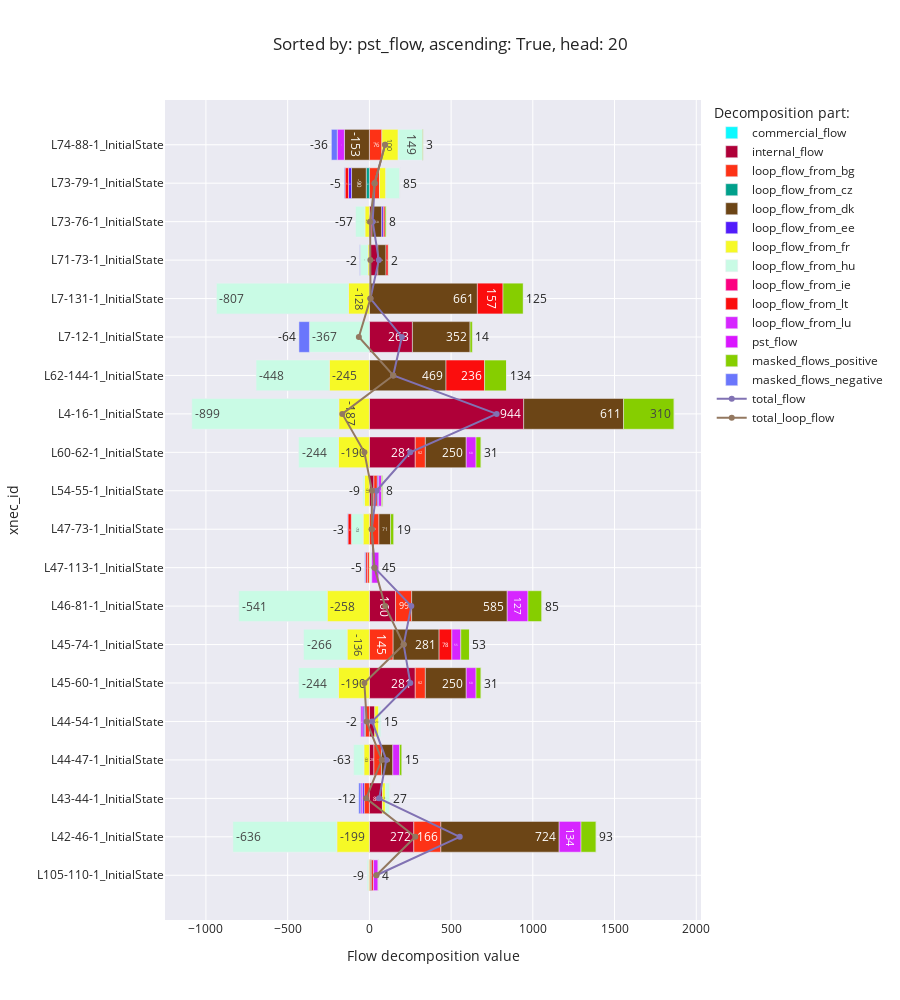

Source (notebook cell):
### Code cell
flow_decomposition_bar_chart('pst_flow', ascending=True)

### Figure 1 — Plotly figure (JSON) as saved in the notebook; plotly's stock layout.template omitted (floating-point values rounded to 4 significant figures)
{"data": [{"alignmentgroup": "True", "hovertemplate": "Decomposition part:=commercial_flow<br>Flow decomposition value=%{x}<br>xnec_id=%{y}<extra></extra>", "legendgroup": "commercial_flow", "marker": {"color": "#0DF9FF", "pattern": {"shape": ""}}, "name": "commercial_flow", "offsetgroup": "commercial_flow", "orientation": "h", "showlegend": true, "textposition": "auto", "texttemplate": "%{x:.0f}", "type": "bar", "x": [null, null, null, null, null, null, null, null, null, null, null, null, null, null, null, null, null, null, null, null], "xaxis": "x", "y": ["L105-110-1_InitialState", "L42-46-1_InitialState", "L43-44-1_InitialState", "L44-47-1_InitialState", "L44-54-1_InitialState", "L45-60-1_InitialState", "L45-74-1_InitialState", "L46-81-1_InitialState", "L47-113-1_InitialState", "L47-73-1_InitialState", "L54-55-1_InitialState", "L60-62-1_InitialState", "L4-16-1_InitialState", "L62-144-1_InitialState", "L7-12-1_InitialState", "L7-131-1_InitialState", "L71-73-1_InitialState", "L73-76-1_InitialState", "L73-79-1_InitialState", "L74-88-1_InitialState"], "yaxis": "y"}, {"alignmentgroup": "True", "hovertemplate": "Decomposition part:=internal_flow<br>Flow decomposition value=%{x}<br>xnec_id=%{y}<extra></extra>", "legendgroup": "internal_flow", "marker": {"color": "#AF0038", "pattern": {"shape": ""}}, "name": "internal_flow", "offsetgroup": "internal_flow", "orientation": "h", "showlegend": true, "textposition": "auto", "texttemplate": "%{x:.0f}", "type": "bar", "x": [null, 271.9, 79.73, 27.65, 32.95, 280.8, null, 160.0, null, null, 27.62, 280.8, 944.0, null, 263.4, null, 51.73, 15.93, null, null], "xaxis": "x", "y": ["L105-110-1_InitialState", "L42-46-1_InitialState", "L43-44-1_InitialState", "L44-47-1_InitialState", "L44-54-1_InitialState", "L45-60-1_InitialState", "L45-74-1_InitialState", "L46-81-1_InitialState", "L47-113-1_InitialState", "L47-73-1_InitialState", "L54-55-1_InitialState", "L60-62-1_InitialState", "L4-16-1_InitialState", "L62-144-1_InitialState", "L7-12-1_InitialState", "L7-131-1_InitialState", "L71-73-1_InitialState", "L73-76-1_InitialState", "L73-79-1_InitialState", "L74-88-1_InitialState"], "yaxis": "y"}, {"alignmentgroup": "True", "hovertemplate": "Decomposition part:=loop_flow_from_bg<br>Flow decomposition value=%{x}<br>xnec_id=%{y}<extra></extra>", "legendgroup": "loop_flow_from_bg", "marker": {"color": "#FD3216", "pattern": {"shape": ""}}, "name": "loop_flow_from_bg", "offsetgroup": "loop_flow_from_bg", "orientation": "h", "showlegend": true, "textposition": "auto", "texttemplate": "%{x:.0f}", "type": "bar", "x": [7.248, 165.6, -31.99, 46.27, -23.8, 61.75, 145.3, 98.72, -12.16, 58.43, 21.09, 61.75, null, null, null, null, null, null, 62.07, 76.35], "xaxis": "x", "y": ["L105-110-1_InitialState", "L42-46-1_InitialState", "L43-44-1_InitialState", "L44-47-1_InitialState", "L44-54-1_InitialState", "L45-60-1_InitialState", "L45-74-1_InitialState", "L46-81-1_InitialState", "L47-113-1_InitialState", "L47-73-1_InitialState", "L54-55-1_InitialState", "L60-62-1_InitialState", "L4-16-1_InitialState", "L62-144-1_InitialState", "L7-12-1_InitialState", "L7-131-1_InitialState", "L71-73-1_InitialState", "L73-76-1_InitialState", "L73-79-1_InitialState", "L74-88-1_InitialState"], "yaxis": "y"}, {"alignmentgroup": "True", "hovertemplate": "Decomposition part:=loop_flow_from_cz<br>Flow decomposition value=%{x}<br>xnec_id=%{y}<extra></extra>", "legendgroup": "loop_flow_from_cz", "marker": {"color": "#00A08B", "pattern": {"shape": ""}}, "name": "loop_flow_from_cz", "offsetgroup": "loop_flow_from_cz", "orientation": "h", "showlegend": true, "textposition": "auto", "texttemplate": "%{x:.0f}", "type": "bar", "x": [null, null, null, null, null, null, null, null, null, null, null, null, null, null, null, null, null, null, -19.18, null], "xaxis": "x", "y": ["L105-110-1_InitialState", "L42-46-1_InitialState", "L43-44-1_InitialState", "L44-47-1_InitialState", "L44-54-1_InitialState", "L45-60-1_InitialState", "L45-74-1_InitialState", "L46-81-1_InitialState", "L47-113-1_InitialState", "L47-73-1_InitialState", "L54-55-1_InitialState", "L60-62-1_InitialState", "L4-16-1_InitialState", "L62-144-1_InitialState", "L7-12-1_InitialState", "L7-131-1_InitialState", "L71-73-1_InitialState", "L73-76-1_InitialState", "L73-79-1_InitialState", "L74-88-1_InitialState"], "yaxis": "y"}, {"alignmentgroup": "True", "hovertemplate": "Decomposition part:=loop_flow_from_dk<br>Flow decomposition value=%{x}<br>xnec_id=%{y}<extra></extra>", "legendgroup": "loop_flow_from_dk", "marker": {"color": "#6C4516", "pattern": {"shape": ""}}, "name": "loop_flow_from_dk", "offsetgroup": "loop_flow_from_dk", "orientation": "h", "showlegend": true, "textposition": "auto", "texttemplate": "%{x:.0f}", "type": "bar", "x": [7.49, 723.7, null, 69.51, -6.764, 250.1, 281.3, 584.7, null, 71.13, null, 250.1, 611.1, 468.8, 352.5, 660.8, 49.94, 59.7, -90.04, -152.7], "xaxis": "x", "y": ["L105-110-1_InitialState", "L42-46-1_InitialState", "L43-44-1_InitialState", "L44-47-1_InitialState", "L44-54-1_InitialState", "L45-60-1_InitialState", "L45-74-1_InitialState", "L46-81-1_InitialState", "L47-113-1_InitialState", "L47-73-1_InitialState", "L54-55-1_InitialState", "L60-62-1_InitialState", "L4-16-1_InitialState", "L62-144-1_InitialState", "L7-12-1_InitialState", "L7-131-1_InitialState", "L71-73-1_InitialState", "L73-76-1_InitialState", "L73-79-1_InitialState", "L74-88-1_InitialState"], "yaxis": "y"}, {"alignmentgroup": "True", "hovertemplate": "Decomposition part:=loop_flow_from_ee<br>Flow decomposition value=%{x}<br>xnec_id=%{y}<extra></extra>", "legendgroup": "loop_flow_from_ee", "marker": {"color": "#511CFB", "pattern": {"shape": ""}}, "name": "loop_flow_from_ee", "offsetgroup": "loop_flow_from_ee", "orientation": "h", "showlegend": true, "textposition": "auto", "texttemplate": "%{x:.0f}", "type": "bar", "x": [null, null, -10.95, null, -8.597, null, null, null, null, null, 8.006, null, null, null, null, null, null, 10.28, -18.58, null], "xaxis": "x", "y": ["L105-110-1_InitialState", "L42-46-1_InitialState", "L43-44-1_InitialState", "L44-47-1_InitialState", "L44-54-1_InitialState", "L45-60-1_InitialState", "L45-74-1_InitialState", "L46-81-1_InitialState", "L47-113-1_InitialState", "L47-73-1_InitialState", "L54-55-1_InitialState", "L60-62-1_InitialState", "L4-16-1_InitialState", "L62-144-1_InitialState", "L7-12-1_InitialState", "L7-131-1_InitialState", "L71-73-1_InitialState", "L73-76-1_InitialState", "L73-79-1_InitialState", "L74-88-1_InitialState"], "yaxis": "y"}, {"alignmentgroup": "True", "hovertemplate": "Decomposition part:=loop_flow_from_fr<br>Flow decomposition value=%{x}<br>xnec_id=%{y}<extra></extra>", "legendgroup": "loop_flow_from_fr", "marker": {"color": "#F6F926", "pattern": {"shape": ""}}, "name": "loop_flow_from_fr", "offsetgroup": "loop_flow_from_fr", "orientation": "h", "showlegend": true, "textposition": "auto", "texttemplate": "%{x:.0f}", "type": "bar", "x": [-5.331, -199.1, 18.06, -33.43, 24.16, -189.6, -136.2, -258.1, 4.828, -38.26, -30.66, -189.6, -187.2, -245.0, null, -128.4, -9.083, -26.99, 38.44, 99.97], "xaxis": "x", "y": ["L105-110-1_InitialState", "L42-46-1_InitialState", "L43-44-1_InitialState", "L44-47-1_InitialState", "L44-54-1_InitialState", "L45-60-1_InitialState", "L45-74-1_InitialState", "L46-81-1_InitialState", "L47-113-1_InitialState", "L47-73-1_InitialState", "L54-55-1_InitialState", "L60-62-1_InitialState", "L4-16-1_InitialState", "L62-144-1_InitialState", "L7-12-1_InitialState", "L7-131-1_InitialState", "L71-73-1_InitialState", "L73-76-1_InitialState", "L73-79-1_InitialState", "L74-88-1_InitialState"], "yaxis": "y"}, {"alignmentgroup": "True", "hovertemplate": "Decomposition part:=loop_flow_from_hu<br>Flow decomposition value=%{x}<br>xnec_id=%{y}<extra></extra>", "legendgroup": "loop_flow_from_hu", "marker": {"color": "#C9FBE5", "pattern": {"shape": ""}}, "name": "loop_flow_from_hu", "offsetgroup": "loop_flow_from_hu", "orientation": "h", "showlegend": true, "textposition": "auto", "texttemplate": "%{x:.0f}", "type": "bar", "x": [-8.512, -636.0, 26.75, -62.76, 14.8, -244.0, -266.5, -541.2, 9.838, -72.6, -8.705, -244.0, -899.3, -448.2, -366.9, -807.3, -47.43, -57.31, 85.45, 148.9], "xaxis": "x", "y": ["L105-110-1_InitialState", "L42-46-1_InitialState", "L43-44-1_InitialState", "L44-47-1_InitialState", "L44-54-1_InitialState", "L45-60-1_InitialState", "L45-74-1_InitialState", "L46-81-1_InitialState", "L47-113-1_InitialState", "L47-73-1_InitialState", "L54-55-1_InitialState", "L60-62-1_InitialState", "L4-16-1_InitialState", "L62-144-1_InitialState", "L7-12-1_InitialState", "L7-131-1_InitialState", "L71-73-1_InitialState", "L73-76-1_InitialState", "L73-79-1_InitialState", "L74-88-1_InitialState"], "yaxis": "y"}, {"alignmentgroup": "True", "hovertemplate": "Decomposition part:=loop_flow_from_ie<br>Flow decomposition value=%{x}<br>xnec_id=%{y}<extra></extra>", "legendgroup": "loop_flow_from_ie", "marker": {"color": "#FC0080", "pattern": {"shape": ""}}, "name": "loop_flow_from_ie", "offsetgroup": "loop_flow_from_ie", "orientation": "h", "showlegend": true, "textposition": "auto", "texttemplate": "%{x:.0f}", "type": "bar", "x": [null, null, null, null, null, null, null, null, null, null, null, null, null, null, null, null, null, null, null, null], "xaxis": "x", "y": ["L105-110-1_InitialState", "L42-46-1_InitialState", "L43-44-1_InitialState", "L44-47-1_InitialState", "L44-54-1_InitialState", "L45-60-1_InitialState", "L45-74-1_InitialState", "L46-81-1_InitialState", "L47-113-1_InitialState", "L47-73-1_InitialState", "L54-55-1_InitialState", "L60-62-1_InitialState", "L4-16-1_InitialState", "L62-144-1_InitialState", "L7-12-1_InitialState", "L7-131-1_InitialState", "L71-73-1_InitialState", "L73-76-1_InitialState", "L73-79-1_InitialState", "L74-88-1_InitialState"], "yaxis": "y"}, {"alignmentgroup": "True", "hovertemplate": "Decomposition part:=loop_flow_from_lt<br>Flow decomposition value=%{x}<br>xnec_id=%{y}<extra></extra>", "legendgroup": "loop_flow_from_lt", "marker": {"color": "#FB0D0D", "pattern": {"shape": ""}}, "name": "loop_flow_from_lt", "offsetgroup": "loop_flow_from_lt", "orientation": "h", "showlegend": true, "textposition": "auto", "texttemplate": "%{x:.0f}", "type": "bar", "x": [10.28, null, null, null, null, null, 78.0, null, -10.49, -19.86, null, null, null, 236.0, null, 156.9, 13.56, 10.19, -20.86, null], "xaxis": "x", "y": ["L105-110-1_InitialState", "L42-46-1_InitialState", "L43-44-1_InitialState", "L44-47-1_InitialState", "L44-54-1_InitialState", "L45-60-1_InitialState", "L45-74-1_InitialState", "L46-81-1_InitialState", "L47-113-1_InitialState", "L47-73-1_InitialState", "L54-55-1_InitialState", "L60-62-1_InitialState", "L4-16-1_InitialState", "L62-144-1_InitialState", "L7-12-1_InitialState", "L7-131-1_InitialState", "L71-73-1_InitialState", "L73-76-1_InitialState", "L73-79-1_InitialState", "L74-88-1_InitialState"], "yaxis": "y"}, {"alignmentgroup": "True", "hovertemplate": "Decomposition part:=loop_flow_from_lu<br>Flow decomposition value=%{x}<br>xnec_id=%{y}<extra></extra>", "legendgroup": "loop_flow_from_lu", "marker": {"color": "#D626FF", "pattern": {"shape": ""}}, "name": "loop_flow_from_lu", "offsetgroup": "loop_flow_from_lu", "orientation": "h", "showlegend": true, "textposition": "auto", "texttemplate": "%{x:.0f}", "type": "bar", "x": [27.68, 133.8, -9.613, 41.25, -13.77, 59.97, 54.73, 126.9, 44.65, null, 17.91, 59.97, null, null, null, null, null, null, null, -44.04], "xaxis": "x", "y": ["L105-110-1_InitialState", "L42-46-1_InitialState", "L43-44-1_InitialState", "L44-47-1_InitialState", "L44-54-1_InitialState", "L45-60-1_InitialState", "L45-74-1_InitialState", "L46-81-1_InitialState", "L47-113-1_InitialState", "L47-73-1_InitialState", "L54-55-1_InitialState", "L60-62-1_InitialState", "L4-16-1_InitialState", "L62-144-1_InitialState", "L7-12-1_InitialState", "L7-131-1_InitialState", "L71-73-1_InitialState", "L73-76-1_InitialState", "L73-79-1_InitialState", "L74-88-1_InitialState"], "yaxis": "y"}, {"alignmentgroup": "True", "hovertemplate": "Decomposition part:=pst_flow<br>Flow decomposition value=%{x}<br>xnec_id=%{y}<extra></extra>", "legendgroup": "pst_flow", "marker": {"color": "#DA16FF", "pattern": {"shape": ""}}, "name": "pst_flow", "offsetgroup": "pst_flow", "orientation": "h", "showlegend": true, "textposition": "auto", "texttemplate": "%{x:.0f}", "type": "bar", "x": [null, null, null, null, null, null, null, null, null, null, null, null, null, null, null, null, null, null, null, null], "xaxis": "x", "y": ["L105-110-1_InitialState", "L42-46-1_InitialState", "L43-44-1_InitialState", "L44-47-1_InitialState", "L44-54-1_InitialState", "L45-60-1_InitialState", "L45-74-1_InitialState", "L46-81-1_InitialState", "L47-113-1_InitialState", "L47-73-1_InitialState", "L54-55-1_InitialState", "L60-62-1_InitialState", "L4-16-1_InitialState", "L62-144-1_InitialState", "L7-12-1_InitialState", "L7-131-1_InitialState", "L71-73-1_InitialState", "L73-76-1_InitialState", "L73-79-1_InitialState", "L74-88-1_InitialState"], "yaxis": "y"}, {"alignmentgroup": "True", "hovertemplate": "Decomposition part:=masked_flows_positive<br>Flow decomposition value=%{x}<br>xnec_id=%{y}<extra></extra>", "legendgroup": "masked_flows_positive", "marker": {"color": "#86CE00", "pattern": {"shape": ""}}, "name": "masked_flows_positive", "offsetgroup": "masked_flows_positive", "orientation": "h", "showlegend": true, "textposition": "auto", "texttemplate": "%{x:.0f}", "type": "bar", "x": [3.776, 92.93, 0, 15.01, 0, 31.36, 53.09, 85.36, 0, 18.85, 8.236, 31.36, 309.9, 134.4, 14.13, 124.6, 1.511, 8.438, 0, 3.479], "xaxis": "x", "y": ["L105-110-1_InitialState", "L42-46-1_InitialState", "L43-44-1_InitialState", "L44-47-1_InitialState", "L44-54-1_InitialState", "L45-60-1_InitialState", "L45-74-1_InitialState", "L46-81-1_InitialState", "L47-113-1_InitialState", "L47-73-1_InitialState", "L54-55-1_InitialState", "L60-62-1_InitialState", "L4-16-1_InitialState", "L62-144-1_InitialState", "L7-12-1_InitialState", "L7-131-1_InitialState", "L71-73-1_InitialState", "L73-76-1_InitialState", "L73-79-1_InitialState", "L74-88-1_InitialState"], "yaxis": "y"}, {"alignmentgroup": "True", "hovertemplate": "Decomposition part:=masked_flows_negative<br>Flow decomposition value=%{x}<br>xnec_id=%{y}<extra></extra>", "legendgroup": "masked_flows_negative", "marker": {"color": "#6A76FC", "pattern": {"shape": ""}}, "name": "masked_flows_negative", "offsetgroup": "masked_flows_negative", "orientation": "h", "showlegend": true, "textposition": "auto", "texttemplate": "%{x:.0f}", "type": "bar", "x": [0, 0, -12.37, 0, -2.486, 0, 0, 0, -5.455, -3.4, 0, 0, 0, 0, -64.11, 0, -2.482, 0, -5.148, -35.59], "xaxis": "x", "y": ["L105-110-1_InitialState", "L42-46-1_InitialState", "L43-44-1_InitialState", "L44-47-1_InitialState", "L44-54-1_InitialState", "L45-60-1_InitialState", "L45-74-1_InitialState", "L46-81-1_InitialState", "L47-113-1_InitialState", "L47-73-1_InitialState", "L54-55-1_InitialState", "L60-62-1_InitialState", "L4-16-1_InitialState", "L62-144-1_InitialState", "L7-12-1_InitialState", "L7-131-1_InitialState", "L71-73-1_InitialState", "L73-76-1_InitialState", "L73-79-1_InitialState", "L74-88-1_InitialState"], "yaxis": "y"}, {"mode": "lines+markers", "name": "total_flow", "type": "scatter", "x": [42.63, 552.8, 59.63, 103.5, 16.49, 250.3, 209.7, 256.5, 31.22, 14.3, 43.5, 250.3, 778.5, 146.0, 199.0, 6.569, 57.75, 20.23, 32.16, 96.31], "y": ["L105-110-1_InitialState", "L42-46-1_InitialState", "L43-44-1_InitialState", "L44-47-1_InitialState", "L44-54-1_InitialState", "L45-60-1_InitialState", "L45-74-1_InitialState", "L46-81-1_InitialState", "L47-113-1_InitialState", "L47-73-1_InitialState", "L54-55-1_InitialState", "L60-62-1_InitialState", "L4-16-1_InitialState", "L62-144-1_InitialState", "L7-12-1_InitialState", "L7-131-1_InitialState", "L71-73-1_InitialState", "L73-76-1_InitialState", "L73-79-1_InitialState", "L74-88-1_InitialState"]}, {"mode": "lines+markers", "name": "total_loop_flow", "type": "scatter", "x": [42.63, 281.0, -20.1, 75.86, -16.46, -30.45, 209.7, 96.51, 31.22, 14.3, 15.88, -30.45, -165.5, 146.0, -64.39, 6.569, 6.021, 4.298, 32.16, 96.31], "y": ["L105-110-1_InitialState", "L42-46-1_InitialState", "L43-44-1_InitialState", "L44-47-1_InitialState", "L44-54-1_InitialState", "L45-60-1_InitialState", "L45-74-1_InitialState", "L46-81-1_InitialState", "L47-113-1_InitialState", "L47-73-1_InitialState", "L54-55-1_InitialState", "L60-62-1_InitialState", "L4-16-1_InitialState", "L62-144-1_InitialState", "L7-12-1_InitialState", "L7-131-1_InitialState", "L71-73-1_InitialState", "L73-76-1_InitialState", "L73-79-1_InitialState", "L74-88-1_InitialState"]}], "layout": {"barmode": "relative", "height": 1000, "legend": {"title": {"text": "Decomposition part:"}, "tracegroupgap": 0}, "title": {"text": "Sorted by: pst_flow, ascending: True, head: 20"}, "xaxis": {"anchor": "y", "domain": [0, 1], "title": {"text": "Flow decomposition value"}}, "yaxis": {"anchor": "x", "domain": [0, 1], "title": {"text": "xnec_id"}}}}
